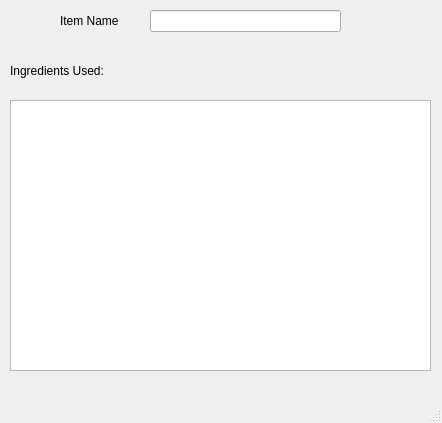
<?xml version="1.0" encoding="UTF-8"?>
<ui version="4.0">
 <class>MainWindow</class>
 <widget class="QMainWindow" name="MainWindow">
  <property name="geometry">
   <rect>
    <x>0</x>
    <y>0</y>
    <width>442</width>
    <height>423</height>
   </rect>
  </property>
  <property name="windowTitle">
   <string>MainWindow</string>
  </property>
  <widget class="QWidget" name="centralwidget">
   <widget class="QListWidget" name="IngredientsList">
    <property name="geometry">
     <rect>
      <x>10</x>
      <y>100</y>
      <width>421</width>
      <height>271</height>
     </rect>
    </property>
   </widget>
   <widget class="QLabel" name="bruh">
    <property name="geometry">
     <rect>
      <x>60</x>
      <y>0</y>
      <width>71</width>
      <height>41</height>
     </rect>
    </property>
    <property name="text">
     <string>Item Name</string>
    </property>
   </widget>
   <widget class="QLabel" name="label_6">
    <property name="geometry">
     <rect>
      <x>10</x>
      <y>50</y>
      <width>171</width>
      <height>41</height>
     </rect>
    </property>
    <property name="text">
     <string>Ingredients Used:</string>
    </property>
   </widget>
   <widget class="QLineEdit" name="ItemName">
    <property name="geometry">
     <rect>
      <x>150</x>
      <y>10</y>
      <width>191</width>
      <height>22</height>
     </rect>
    </property>
   </widget>
  </widget>
  <widget class="QMenuBar" name="menubar">
   <property name="geometry">
    <rect>
     <x>0</x>
     <y>0</y>
     <width>442</width>
     <height>26</height>
    </rect>
   </property>
  </widget>
  <widget class="QStatusBar" name="statusbar"/>
 </widget>
 <resources/>
 <connections/>
</ui>
